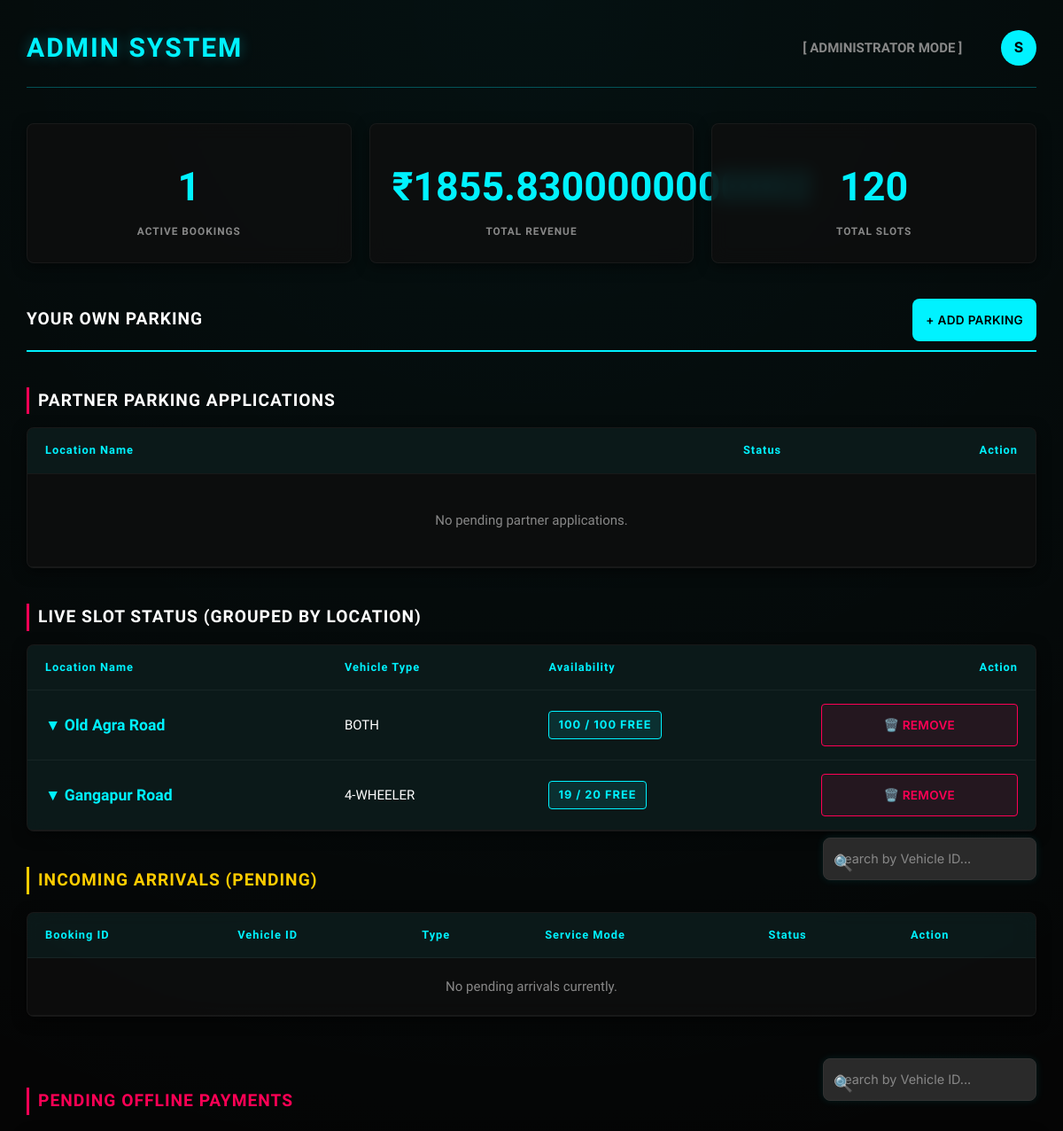
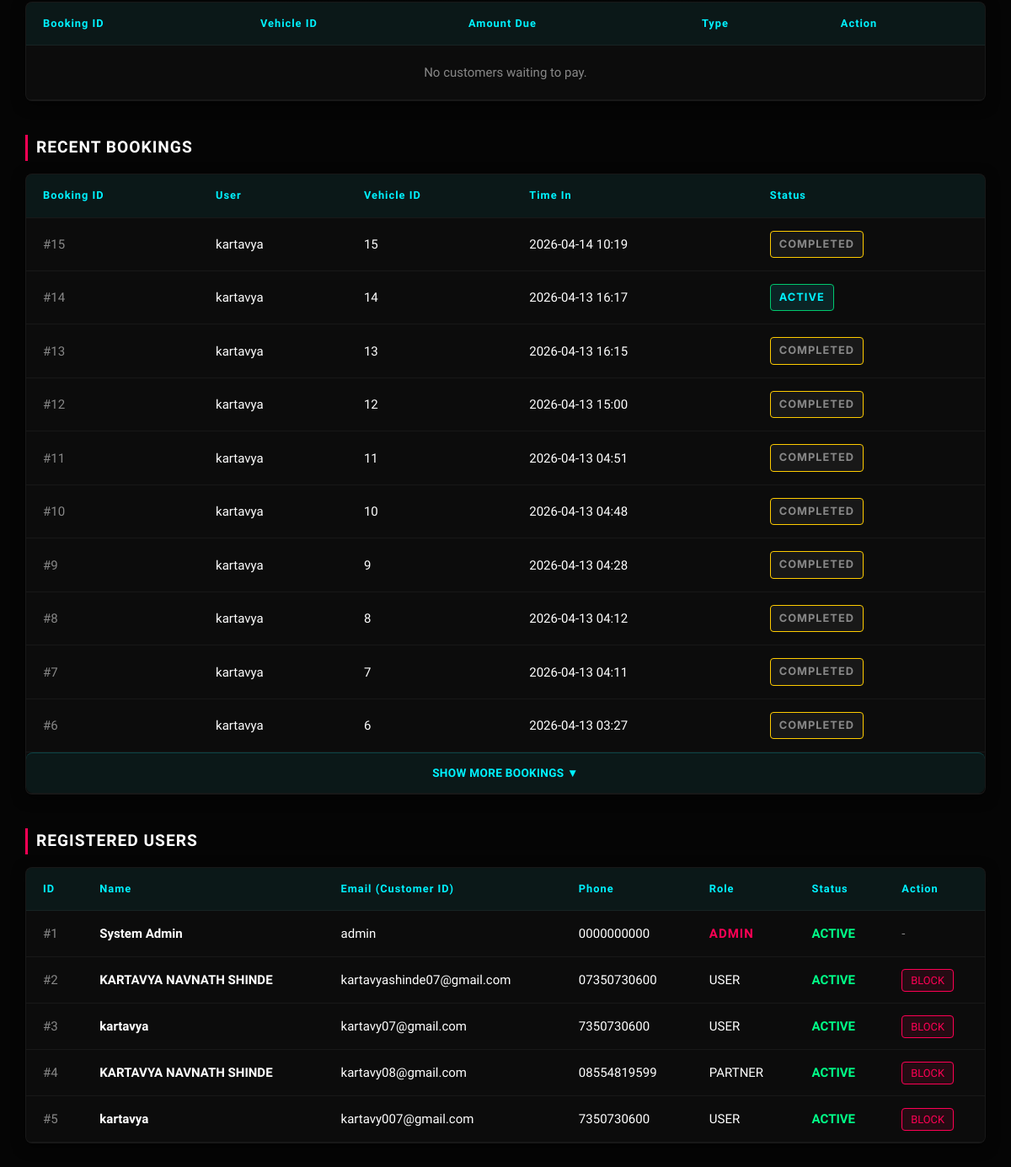
The page /admin (signed in) on the database its author committed (2 pictures, top to bottom).
### app.py (models this page shows)
class ParkingSlot(db.Model):
    id = db.Column(db.Integer, primary_key=True)  # type: ignore
    slot_number = db.Column(db.String(100)) # e.g., location name or slot number
    type = db.Column(db.String(20))  # type: ignore
    is_occupied = db.Column(db.Boolean, default=False)
    lat = db.Column(db.Float, nullable=True)
    lng = db.Column(db.Float, nullable=True)
    is_active = db.Column(db.Boolean, default=True) # Soft delete flag
    partner_id = db.Column(db.Integer, nullable=True) # Link to partner who owns it

class Booking(db.Model):
    id = db.Column(db.Integer, primary_key=True)  # type: ignore
    user_id = db.Column(db.Integer)
    slot_id = db.Column(db.Integer)
    vehicle_id = db.Column(db.Integer)
    service_type = db.Column(db.String(20), default='self')
    payment_mode = db.Column(db.String(20), default='online')
    start_time = db.Column(db.DateTime, default=datetime.utcnow)
    end_time = db.Column(db.DateTime)
    status = db.Column(db.String(20), default='active')
    total_price = db.Column(db.Float, default=0)
    razorpay_order_id = db.Column(db.String(100), nullable=True)
    razorpay_payment_id = db.Column(db.String(100), nullable=True)
    razorpay_signature = db.Column(db.String(200), nullable=True)
    offline_request_time = db.Column(db.DateTime, nullable=True)

class User(db.Model):
    id = db.Column(db.Integer, primary_key=True)  # type: ignore
    name = db.Column(db.String(100))
    email = db.Column(db.String(100), unique=True)
    phone = db.Column(db.String(20))
    password_hash = db.Column(db.String(200))
    role = db.Column(db.String(20), default='user')
    is_active = db.Column(db.Boolean, default=True)

### app.py (the view)
@app.route('/admin')
def admin():
    if session.get('role') != 'admin':
        return redirect('/dashboard')
    slots = ParkingSlot.query.filter_by(is_active=True).all()
    users = User.query.all()
    bookings = Booking.query.all()
    applications = ParkingApplication.query.filter_by(status='pending').order_by(ParkingApplication.id.desc()).all()
    active = Booking.query.filter_by(status='active').count()
    revenue = sum(b.total_price for b in bookings)
    grouped_slots = {}
    for slot in slots:
        key = (slot.slot_number, slot.lat, slot.lng)
        if key not in grouped_slots:
            partner_name = "Admin (System)"
            if slot.partner_id:
                p_user = next((u for u in users if u.id == slot.partner_id), None)
                partner_name = p_user.name if p_user else f"Partner #{slot.partner_id}"
            short_name = slot.slot_number.split(',')[0] if slot.slot_number else "Unnamed Location"
            grouped_slots[key] = {
                'location_name': short_name,
                'full_address': slot.slot_number,
                'lat': slot.lat,
                'lng': slot.lng,
                'type': slot.type,
                'partner': partner_name,
                'total': 0,
                'available': 0,
                'slots': []
            }
        grouped_slots[key]['total'] += 1
        if not slot.is_occupied:
            grouped_slots[key]['available'] += 1
        grouped_slots[key]['slots'].append(slot)
    return render_template('admin_dashboard.html',
                           slots=slots,
                           grouped_slots=grouped_slots.values(),
                           users=users,
                           bookings=bookings,
                           applications=applications,
                           active=active,
                           revenue=revenue)

### templates/admin_dashboard.html (shortened to what this page needs)
<!DOCTYPE html>
<html lang="en">
<head>
    <link rel="stylesheet" href="{{ url_for('static', filename='css/style.css') }}">
    <link rel="stylesheet" href="https://unpkg.com/leaflet@1.9.4/dist/leaflet.css" />
</head>
<body>
    <header>
        <h1>ADMIN SYSTEM</h1>
        <div>
            <span style="margin-right: 20px; color: var(--text-muted); font-weight: bold;">[ ADMINISTRATOR MODE ]</span>
            <div class="profile-dropdown" style="margin-left: 20px;">
                <div class="profile-circle" onclick="toggleDropdown()">
                    {{ session.get('name', 'Admin')[0] | upper }}
                </div>
            </div>
        </div>
    </header>
    <div class="stats-grid">
        <div class="stat-card">
            <div class="stat-value">{{ active }}</div>
            <div class="stat-label">Active Bookings</div>
        </div>
        <div class="stat-card">
            <div class="stat-value">₹{{ revenue }}</div>
            <div class="stat-label">Total Revenue</div>
        </div>
        <div class="stat-card">
            <div class="stat-value">{{ slots|length }}</div>
            <div class="stat-label">Total Slots</div>
        </div>
    </div>
    <div style="display: flex; justify-content: space-between; align-items: center; border-bottom: 2px solid var(--primary); padding-bottom: 10px; margin-bottom: 20px;">
        <h2 style="border: none; margin: 0; padding: 0;">YOUR OWN PARKING</h2>
        <button class="btn-primary" style="width: auto; margin-top: 0; padding: 8px 15px;" onclick="openParkingModal()">+ ADD PARKING</button>
    </div>
    <h2>PARTNER PARKING APPLICATIONS</h2>
    <div class="table-container" style="margin-bottom: 40px; overflow-x: hidden;">
        <table style="white-space: normal;">
            <thead>
                <tr>
                    <th>Location Name</th>
                    <th style="width: 150px;">Status</th>
                    <th style="text-align: right; width: 200px;">Action</th>
                </tr>
            </thead>
            {% if not applications %}
            <tbody>
                <tr><td colspan="3" style="text-align: center; color: var(--text-muted); padding: 40px;">No pending partner applications.</td></tr>
            </tbody>
            {% endif %}
        </table>
    </div>
    <h2>LIVE SLOT STATUS (GROUPED BY LOCATION)</h2>
    <div class="table-container" style="overflow-x: hidden;">
        <table style="white-space: normal;">
            <thead>
                <tr>
                    <th>Location Name</th>
                    <th>Vehicle Type</th>
                    <th>Availability</th>
                    <th style="text-align: right;">Action</th>
                </tr>
            </thead>
            {% for group in grouped_slots %}
            <tbody>
                <tr class="group-row" style="cursor: pointer; background: rgba(0, 242, 255, 0.05); transition: background 0.3s;" onmouseover="this.style.background='rgba(0, 242, 255, 0.1)'" onmouseout="this.style.background='rgba(0, 242, 255, 0.05)'" data-group-id="{{ loop.index }}" data-lat="{{ group.lat or '' }}" data-lng="{{ group.lng or '' }}" onclick="toggleSlotRow(this)">
                    <td style="font-family: 'Orbitron', sans-serif; font-weight: bold; font-size: 1.1rem; color: var(--primary);">
                        ▼ {{ group.location_name }}
                    </td>
                    <td>{{ group.type | upper }}</td>
                    <td>
                        <span class="badge {{ 'badge-free' if group.available > 0 else 'badge-occupied' }}">{{ group.available }} / {{ group.total }} FREE</span>
                    </td>
                    <td style="text-align: right;" onclick="event.stopPropagation();">
                        <form action="/admin/delete_location" method="post" style="display:inline;" onsubmit="return confirm('WARNING: Are you sure you want to permanently delete this parking location? Active bookings will remain valid but the location will disappear for new bookers.');">
                            <button type="submit" style="background: rgba(255,0,85,0.1); border: 1px solid var(--accent); color: var(--accent); padding: 5px 10px; border-radius: 4px; cursor: pointer;">🗑️ REMOVE</button>
                        </form>
                    </td>
                </tr>
            </tbody>
            {% endfor %}
        </table>
    </div>
    <div style="display: flex; justify-content: space-between; align-items: center; margin-bottom: 20px; align-items: flex-end;">
        <h2 style="color: #ffcc00; border-left-color: #ffcc00; margin-bottom: 0;">INCOMING ARRIVALS (PENDING)</h2>
        <div class="search-wrapper">
            <span class="search-icon">🔍</span>
            <input type="text" id="search-admin-arrivals" class="cyber-search" onkeyup="filterTable('search-admin-arrivals', 'table-admin-arrivals')" placeholder="Search by Vehicle ID...">
        </div>
    </div>
    <div class="table-container" style="margin-bottom: 40px;">
        <table id="table-admin-arrivals">
            <thead>
                <tr>
                    <th>Booking ID</th>
                    <th>Vehicle ID</th>
                    <th>Type</th>
                    <th>Service Mode</th>
                    <th>Status</th>
                    <th>Action</th>
                </tr>
            </thead>
            <tbody>
                {% set ns_pending = namespace(has_pending=false) %}
                {% if not ns_pending.has_pending %}
                <tr><td colspan="6" style="text-align: center; color: var(--text-muted); padding: 20px;">No pending arrivals currently.</td></tr>
                {% endif %}
            </tbody>
        </table>
    </div>
    <div style="display: flex; justify-content: space-between; align-items: center; margin-bottom: 20px; align-items: flex-end;">
        <h2 style="color: #ff0055; border-left-color: #ff0055; margin-bottom: 0;">PENDING OFFLINE PAYMENTS</h2>
        <div class="search-wrapper">
            <span class="search-icon">🔍</span>
            <input type="text" id="search-admin-payments" class="cyber-search" onkeyup="filterTable('search-admin-payments', 'table-admin-payments')" placeholder="Search by Vehicle ID...">
        </div>
    </div>
    <div class="table-container" style="margin-bottom: 40px;">
        <table id="table-admin-payments">
            <thead>
                <tr>
                    <th>Booking ID</th>
                    <th>Vehicle ID</th>
                    <th>Amount Due</th>
                    <th>Type</th>
                    <th>Action</th>
                </tr>
            </thead>
            <tbody>
                {% set ns_offline = namespace(has_offline=false) %}
                {% if not ns_offline.has_offline %}
                <tr><td colspan="5" style="text-align: center; color: var(--text-muted); padding: 20px;">No customers waiting to pay.</td></tr>
                {% endif %}
            </tbody>
        </table>
    </div>
    <h2>RECENT BOOKINGS</h2>
    <div class="table-container">
        <table>
            <thead>
                <tr>
                    <th>Booking ID</th>
                    <th>User</th>
                    <th>Vehicle ID</th>
                    <th>Time In</th>
                    <th>Status</th>
                </tr>
            </thead>
            <tbody id="bookings-tbody">
                {% for booking in bookings|reverse %}
                {% set b_user = users | selectattr("id", "equalto", booking.user_id) | list | first %}
                <tr class="booking-row" {% if loop.index > 10 %}style="display: none;"{% endif %}>
                    <td style="color: var(--text-muted);">#{{ booking.id }}</td>
                    <td>{{ b_user.name if b_user else 'System / Deleted User' }}</td>
                    <td>{{ booking.vehicle_id }}</td>
                    <td>{{ booking.start_time.strftime('%Y-%m-%d %H:%M') if booking.start_time else 'N/A' }}</td>
                    <td>
                        <span class="badge {{ 'badge-active' if booking.status == 'active' else 'badge-completed' }}">
                            {{ booking.status | upper }}
                        </span>
                    </td>
                </tr>
                {% endfor %}
                {% if bookings|length > 10 %}
                <tr id="more-bookings-btn-row">
                    <td colspan="5" style="text-align: center; padding: 0;">
                        <button onclick="document.querySelectorAll('.booking-row').forEach(r => r.style.display = 'table-row'); this.parentElement.parentElement.style.display = 'none';" style="width: 100%; background: rgba(0, 242, 255, 0.05); border: none; color: var(--primary); padding: 15px; cursor: pointer; font-family: 'Orbitron'; font-weight: bold; border-top: 1px solid rgba(0, 242, 255, 0.2); transition: 0.3s;" onmouseover="this.style.background='rgba(0, 242, 255, 0.1)'" onmouseout="this.style.background='rgba(0, 242, 255, 0.05)'">
                            SHOW MORE BOOKINGS ▼
                        </button>
                    </td>
                </tr>
                {% endif %}
            </tbody>
        </table>
    </div>
    <h2>REGISTERED USERS</h2>
    <div class="table-container">
        <table>
            <thead>
                <tr>
                    <th>ID</th>
                    <th>Name</th>
                    <th>Email (Customer ID)</th>
                    <th>Phone</th>
                    <th>Role</th>
                    <th>Status</th>
                    <th>Action</th>
                </tr>
            </thead>
            <tbody>
                {% for user in users %}
                <tr>
                    <td style="color: var(--text-muted);">#{{ user.id }}</td>
                    <td style="font-weight: bold;">{{ user.name }}</td>
                    <td>{{ user.email }}</td>
                    <td>{{ user.phone }}</td>
                    <td>
                        {% if user.role == 'admin' %}
                            <span style="color: var(--accent); font-weight: bold; letter-spacing: 1px;">ADMIN</span>
                        {% else %}
                            <span style="color: var(--text-main);">{{ user.role | upper }}</span>
                        {% endif %}
                    </td>
                    <td>
                        {% if user.is_active %}
                            <span style="color: #00ff88; font-weight: bold;">ACTIVE</span>
                        {% else %}
                            <span style="color: #ff0055; font-weight: bold;">BLOCKED</span>
                        {% endif %}
                    </td>
                    <td>
                        {% if user.role != 'admin' %}
                            {% if user.is_active %}
                                <a href="/admin/toggle-block/{{ user.id }}" class="btn-block">BLOCK</a>
                            {% else %}
                                <a href="/admin/toggle-block/{{ user.id }}" class="btn-unblock">UNBLOCK</a>
                            {% endif %}
                        {% else %}
                            <span style="color: var(--text-muted);">-</span>
                        {% endif %}
                    </td>
                </tr>
                {% endfor %}
            </tbody>
        </table>
    </div>
</body>
</html>

### rows shown on the page
ParkingSlot: location_name "Old Agra Road", type "BOTH", available "100", total "100"
ParkingSlot: type "4-WHEELER"
Booking: id "15", vehicle_id "15", start_time "2026-04-14 10:19", status "COMPLETED"
User: name "kartavya", id "5", email "kartavy007@gmail.com", phone "7350730600", role "USER", is_active "ACTIVE"
Booking: id "14", vehicle_id "14", start_time "2026-04-13 16:17", status "ACTIVE"
Booking: id "13", vehicle_id "13", start_time "2026-04-13 16:15", status "COMPLETED"
User: name "kartavya", id "3", email "kartavy07@gmail.com", phone "7350730600", role "USER", is_active "ACTIVE"
Booking: id "12", vehicle_id "12", start_time "2026-04-13 15:00", status "COMPLETED"
Booking: id "11", vehicle_id "11", start_time "2026-04-13 04:51", status "COMPLETED"
Booking: id "10", vehicle_id "10", start_time "2026-04-13 04:48", status "COMPLETED"
Booking: id "9", vehicle_id "9", start_time "2026-04-13 04:28", status "COMPLETED"
Booking: id "8", vehicle_id "8", start_time "2026-04-13 04:12", status "COMPLETED"
Booking: id "7", vehicle_id "7", start_time "2026-04-13 04:11", status "COMPLETED"
Booking: id "6", vehicle_id "6", start_time "2026-04-13 03:27", status "COMPLETED"
User: id "1", name "System Admin", email "admin", phone "0000000000", role "ADMIN", is_active "ACTIVE"
User: id "2", name "KARTAVYA NAVNATH SHINDE", email "kartavyashinde07@gmail.com", phone "07350730600", role "USER", is_active "ACTIVE"
User: id "4", name "KARTAVYA NAVNATH SHINDE", email "kartavy08@gmail.com", phone "08554819599", role "PARTNER", is_active "ACTIVE"

### other values the page prints
{{ session.get('name', 'Admin')[0] | upper }} "S"
{{ active }} "1"
{{ revenue }} "1855.8300000000002"
{{ slots|length }} "120"
{{ group.location_name }} "Gangapur Road"
{{ group.available }} "19"
{{ group.total }} "20"
